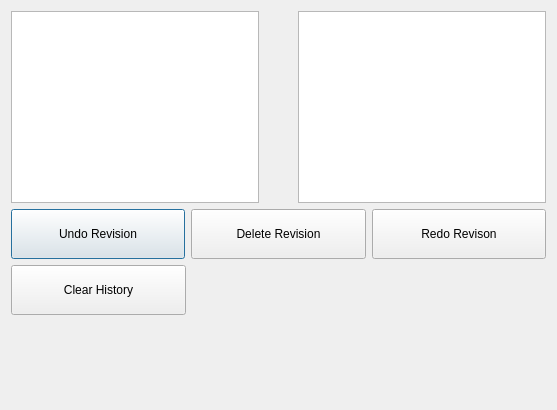
<?xml version="1.0" encoding="UTF-8"?>
<ui version="4.0">
 <class>MctRevisionManager</class>
 <widget class="QDialog" name="MctRevisionManager">
  <property name="geometry">
   <rect>
    <x>0</x>
    <y>0</y>
    <width>557</width>
    <height>410</height>
   </rect>
  </property>
  <property name="windowTitle">
   <string>Manage revisions</string>
  </property>
  <layout class="QVBoxLayout" name="verticalLayout_3">
   <item>
    <layout class="QVBoxLayout" name="verticalLayout_2">
     <item>
      <layout class="QHBoxLayout" name="horizontalLayout">
       <item>
        <widget class="QTreeView" name="revTree"/>
       </item>
       <item>
        <spacer name="horizontalSpacer">
         <property name="orientation">
          <enum>Qt::Horizontal</enum>
         </property>
         <property name="sizeHint" stdset="0">
          <size>
           <width>40</width>
           <height>20</height>
          </size>
         </property>
        </spacer>
       </item>
       <item>
        <widget class="QTreeView" name="undidRevTree"/>
       </item>
      </layout>
     </item>
     <item>
      <layout class="QVBoxLayout" name="verticalLayout">
       <item>
        <layout class="QHBoxLayout" name="horizontalLayout_2">
         <item>
          <widget class="QPushButton" name="undoButton">
           <property name="sizePolicy">
            <sizepolicy hsizetype="Minimum" vsizetype="Expanding">
             <horstretch>0</horstretch>
             <verstretch>0</verstretch>
            </sizepolicy>
           </property>
           <property name="minimumSize">
            <size>
             <width>0</width>
             <height>50</height>
            </size>
           </property>
           <property name="maximumSize">
            <size>
             <width>16777215</width>
             <height>50</height>
            </size>
           </property>
           <property name="text">
            <string>Undo Revision</string>
           </property>
          </widget>
         </item>
         <item>
          <widget class="QPushButton" name="deleteButton">
           <property name="minimumSize">
            <size>
             <width>0</width>
             <height>50</height>
            </size>
           </property>
           <property name="maximumSize">
            <size>
             <width>16777215</width>
             <height>50</height>
            </size>
           </property>
           <property name="text">
            <string>Delete Revision</string>
           </property>
          </widget>
         </item>
         <item>
          <widget class="QPushButton" name="redoButton">
           <property name="minimumSize">
            <size>
             <width>0</width>
             <height>50</height>
            </size>
           </property>
           <property name="maximumSize">
            <size>
             <width>16777215</width>
             <height>50</height>
            </size>
           </property>
           <property name="text">
            <string>Redo Revison</string>
           </property>
          </widget>
         </item>
        </layout>
       </item>
       <item>
        <widget class="QPushButton" name="clearButton">
         <property name="sizePolicy">
          <sizepolicy hsizetype="Minimum" vsizetype="Minimum">
           <horstretch>0</horstretch>
           <verstretch>0</verstretch>
          </sizepolicy>
         </property>
         <property name="minimumSize">
          <size>
           <width>0</width>
           <height>50</height>
          </size>
         </property>
         <property name="maximumSize">
          <size>
           <width>175</width>
           <height>50</height>
          </size>
         </property>
         <property name="text">
          <string>Clear History</string>
         </property>
        </widget>
       </item>
       <item>
        <spacer name="verticalSpacer">
         <property name="orientation">
          <enum>Qt::Vertical</enum>
         </property>
         <property name="sizeHint" stdset="0">
          <size>
           <width>20</width>
           <height>40</height>
          </size>
         </property>
        </spacer>
       </item>
      </layout>
     </item>
    </layout>
   </item>
  </layout>
 </widget>
 <resources/>
 <connections/>
</ui>
